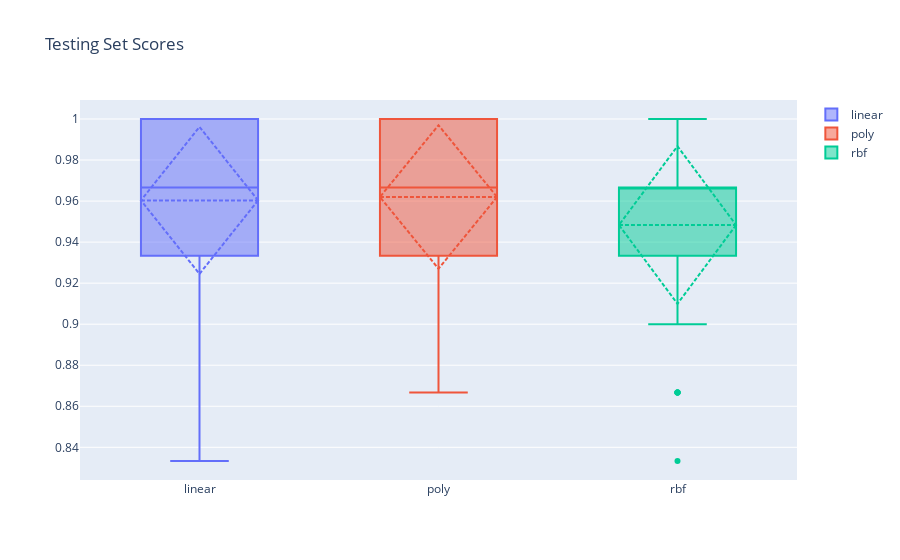

The notebook cell saved with this chart:
### Code cell
# show distribution of test scores by kernel
trc = []
for kern in tstScores.columns:
    # easier to see differences if sigmoid is skipped, as it sucks for this data
    if kern != 'sigmoid':
        thisData = irisData.loc[irisData.Variety==var,feat]
        trc.append(go.Box(y=tstScores[kern], name=kern, boxmean='sd', boxpoints='outliers'))
        
plyoff.iplot(go.Figure(data=trc, layout=go.Layout(title='Testing Set Scores')))
